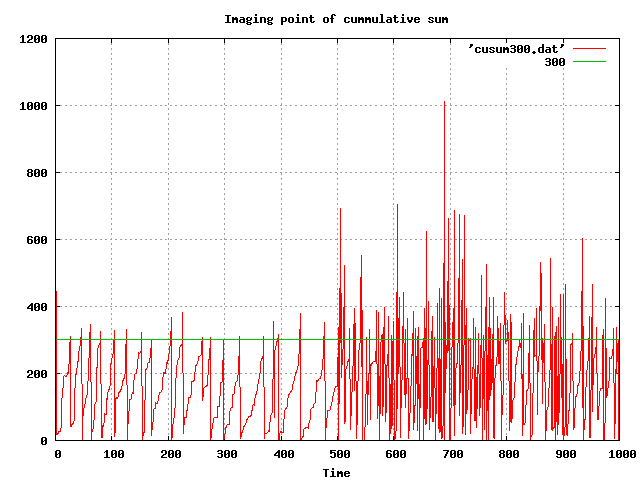

Write the gnuplot code that produced this figure.
set grid
set title "Imaging point of cummulative sum"
set output "cusum300.png"
set terminal png
set xlabel "Time"
plot 'cusum300.dat' w l, 300 w l
reset